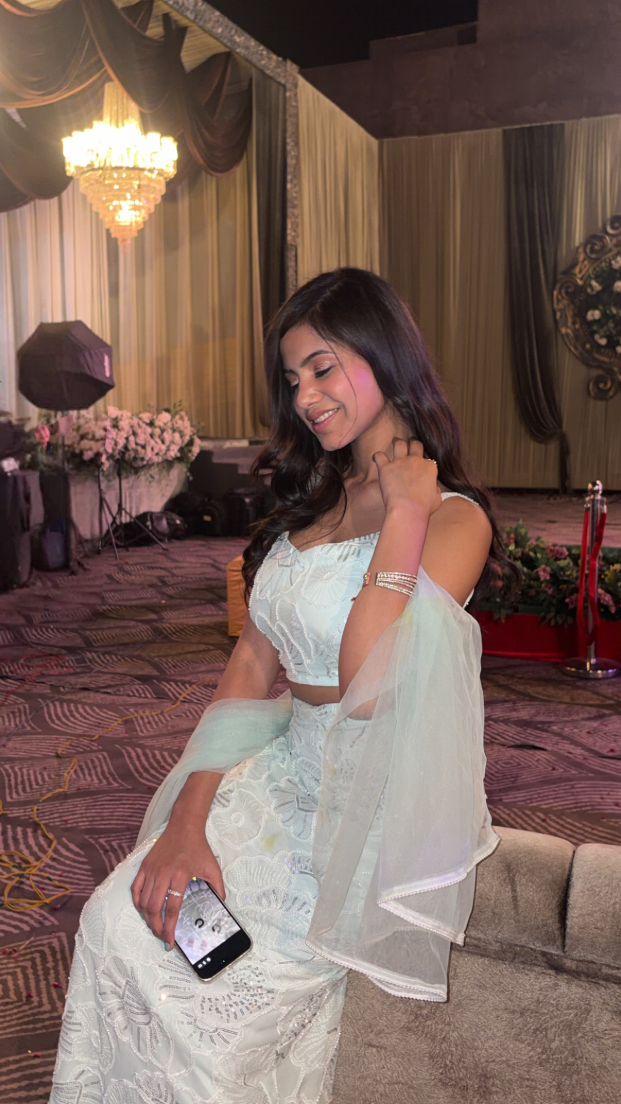
#> input picture backend/uploads/09ebbf1e-8b78-4df4-a020-10a7e311c3be/original.jpeg, 1242 x 2208 px (shown at 1/2 size)
$ python -i stitch_engine.py   (imports and definitions only)   (older library calls are emulated)
#> lines starting #> are read from the running program, lines starting #| are printed output that depends on the picture; after the words box and inside, x2 and y2 are one past the last pixel; in counts of white or black regions, pixels touching at a corner belong together
#> further down, picture is the input picture: shape (2208, 1242, 3); mean B, G, R 91.1, 99.6, 123.3
from __future__ import annotations

import json
import math
import os

import cv2
import numpy as np
from PIL import Image, ImageDraw


# [8 lines left out: function load_image_as_array, not called in this run]


def extract_subject_mask(img: np.ndarray) -> np.ndarray:
    if img.shape[2] == 4:
        alpha = img[:, :, 3]
        _, mask = cv2.threshold(alpha, 10, 255, cv2.THRESH_BINARY)
    else:
        gray = cv2.cvtColor(img, cv2.COLOR_BGR2GRAY)
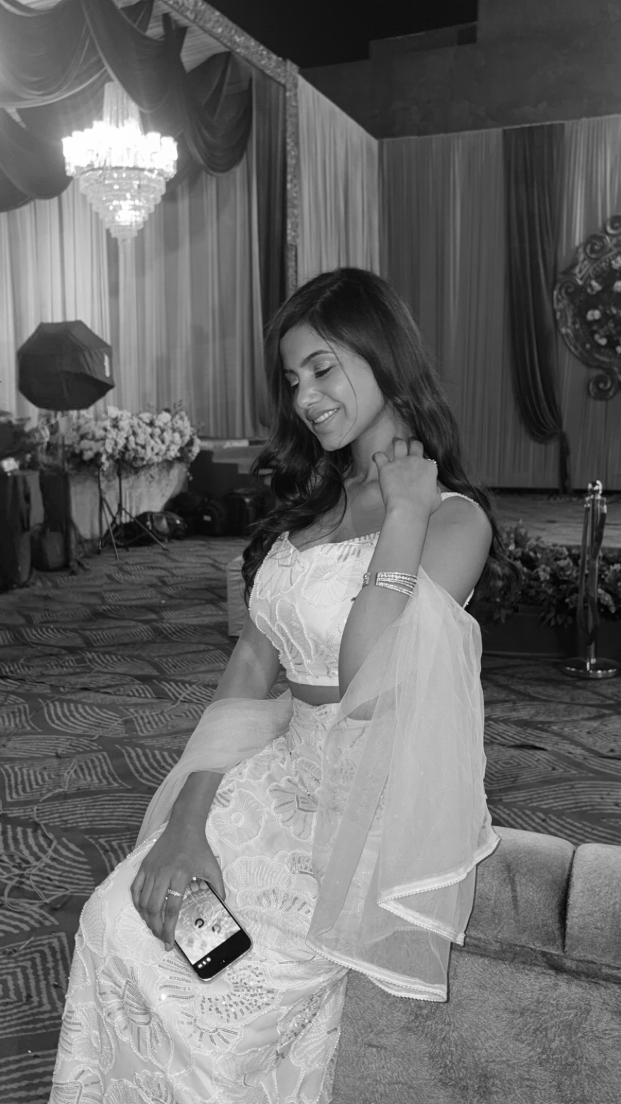
#> gray: shape (2208, 1242) (shown at 1/2 size); min 0, max 255, mean 105.7
        _, mask = cv2.threshold(gray, 250, 255, cv2.THRESH_BINARY_INV)
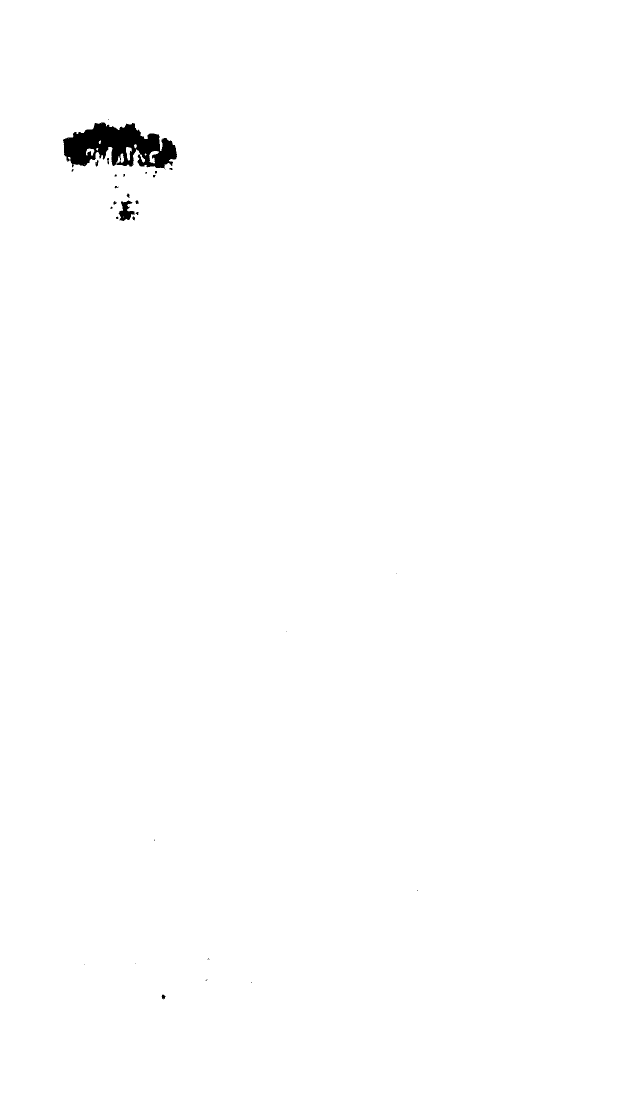
#> mask: shape (2208, 1242) (shown at 1/2 size); 99.5% white; 33 black regions (20 under 20 px), largest, box (x1, y1, x2, y2) and area: (126, 245, 354, 337) 12701, (237, 401, 269, 442) 699, (323, 1989, 331, 1999) 49
    kernel = cv2.getStructuringElement(cv2.MORPH_ELLIPSE, (5, 5))
    mask = cv2.morphologyEx(mask, cv2.MORPH_CLOSE, kernel)
#> mask: shape (2208, 1242); 99.5% white; 7 black regions (4 under 20 px), largest, box (x1, y1, x2, y2) and area: (127, 245, 354, 336) 12340, (238, 401, 269, 442) 668, (324, 1991, 330, 1997) 26
    mask = cv2.morphologyEx(mask, cv2.MORPH_OPEN, kernel)
#> mask: shape (2208, 1242); 99.5% white; 7 black regions (4 under 20 px), largest, box (x1, y1, x2, y2) and area: (127, 245, 354, 336) 12650, (238, 401, 269, 442) 687, (324, 1991, 330, 1997) 26
    return mask


# [380 lines left out: functions detect_color_regions, calculate_region_angle, generate_satin_stitch_lines, generate_underlay, generate_fill_with_edge_walk, generate_contour_stitch_preview and 1 more, not called in this run]

>>> import cv2
>>> picture = cv2.imread('../uploads/09ebbf1e-8b78-4df4-a020-10a7e311c3be/original.jpeg')
>>> result = extract_subject_mask(picture)
